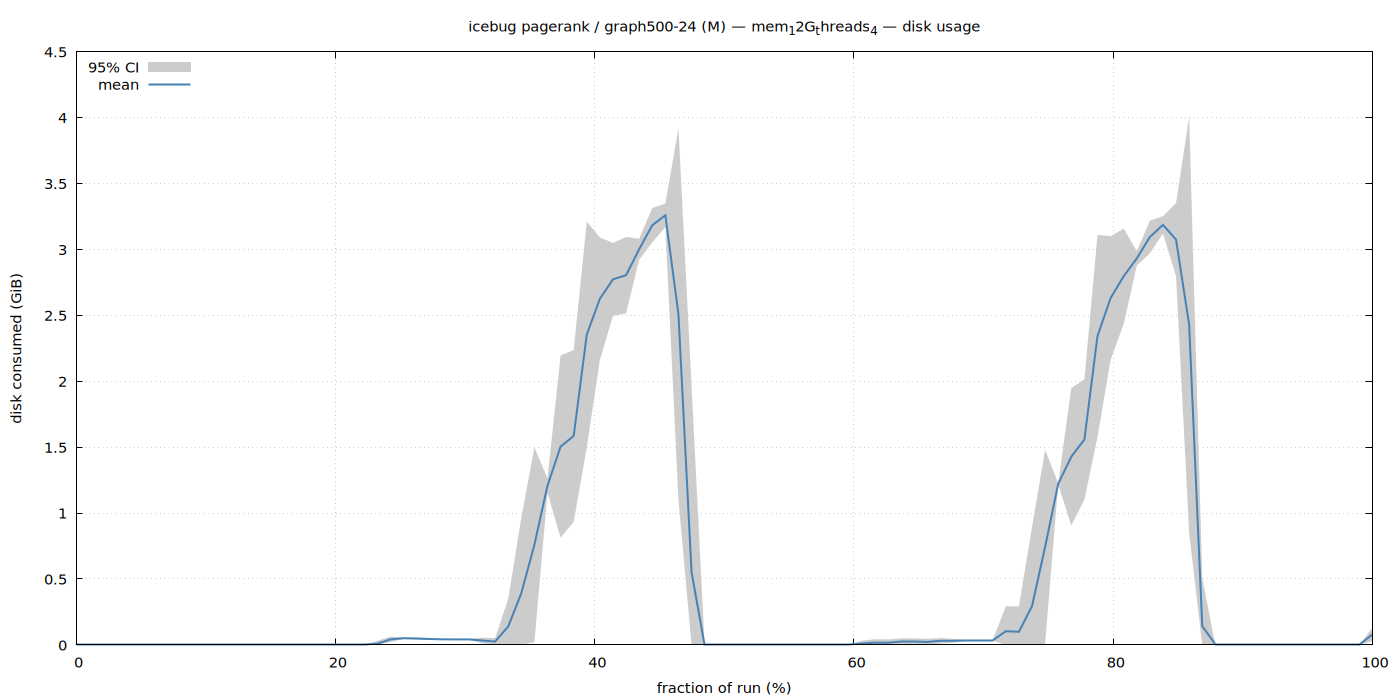

Generate this figure with gnuplot:
set terminal pngcairo size 1400,700 enhanced font 'Sans,11'
set output '/home/ubuntu/nvm/results/ldbd/pagerank/M/graph500-24/icebug_mem_12G_threads_4/disk.png'
set title "icebug pagerank / graph500-24 (M) — mem_12G_threads_4 — disk usage"
set xlabel 'fraction of run (%)'
set ylabel 'disk consumed (GiB)'
set grid
set key top left
set yrange [0:*]
plot '/home/ubuntu/nvm/results/ldbd/pagerank/M/graph500-24/icebug_mem_12G_threads_4/disk.dat' using 1:3:4 with filledcurves lc rgb '#cccccc' title '95% CI', \
     '' using 1:2 with lines lw 2 lc rgb '#4682b4' title 'mean'
